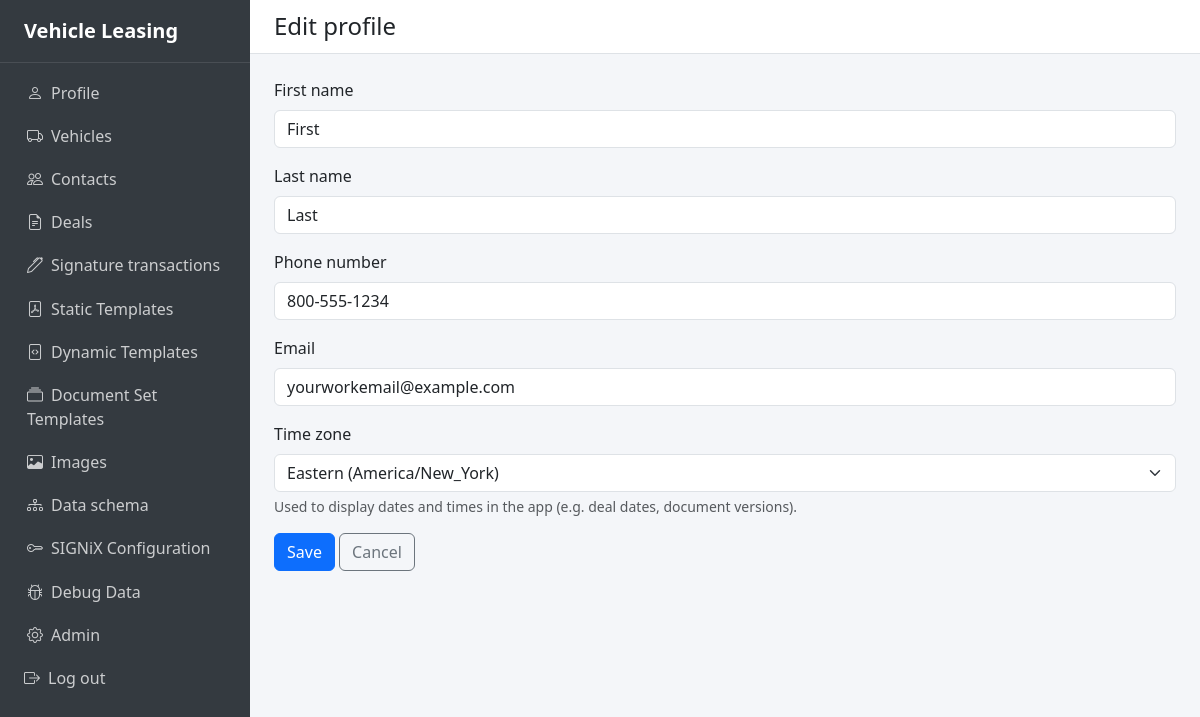
Page /profile/edit/ (signed in) on the committed database.
### apps/users/models.py (models this page shows, shortened)
class LeaseOfficerProfile(models.Model):
    user = models.OneToOneField(
        settings.AUTH_USER_MODEL,
        on_delete=models.CASCADE,
        related_name="lease_officer_profile",
    )
    first_name = models.CharField(max_length=150)
    last_name = models.CharField(max_length=150)
    phone_number = models.CharField(max_length=30)
    email = models.EmailField()
    timezone = models.CharField(
        max_length=63,
        choices=TIMEZONE_CHOICES,
        default=DEFAULT_TIMEZONE,
        help_text="Timezone for displaying dates and times in the app (e.g. Eastern).",
    )
    class Meta:
        verbose_name = "Lease officer profile"
        verbose_name_plural = "Lease officer profiles"

### apps/users/views.py (the view)
# urls.py: path("profile/edit/", views.profile_edit, name="profile_edit"),
@login_required
def profile_edit(request):
    profile = get_object_or_404(LeaseOfficerProfile, user=request.user)
    if request.method == "POST":
        form = LeaseOfficerProfileEditForm(request.POST, instance=profile)
        if form.is_valid():
            form.save()
            messages.success(request, "Profile updated successfully.")
            return redirect("users:profile")
    else:
        form = LeaseOfficerProfileEditForm(instance=profile)
    return render(request, "users/profile_edit.html", {"form": form})

### apps/users/forms.py
class LeaseOfficerProfileEditForm(forms.ModelForm):
    class Meta:
        model = LeaseOfficerProfile
        fields = ["first_name", "last_name", "phone_number", "email", "timezone"]

### templates/users/profile_edit.html (shortened to what this page needs)
{% extends "base.html" %}
{% block content_header %}Edit profile{% endblock %}
{% block content %}
<form method="post">
  <div class="mb-3">
    <label for="id_first_name" class="form-label">First name</label>
    <input type="text" name="first_name" id="id_first_name" class="form-control" value="{{ form.first_name.value|default:'' }}" maxlength="150" required>
  </div>
  <div class="mb-3">
    <label for="id_last_name" class="form-label">Last name</label>
    <input type="text" name="last_name" id="id_last_name" class="form-control" value="{{ form.last_name.value|default:'' }}" maxlength="150" required>
  </div>
  <div class="mb-3">
    <label for="id_phone_number" class="form-label">Phone number</label>
    <input type="text" name="phone_number" id="id_phone_number" class="form-control" value="{{ form.phone_number.value|default:'' }}" maxlength="30" required>
  </div>
  <div class="mb-3">
    <label for="id_email" class="form-label">Email</label>
    <input type="email" name="email" id="id_email" class="form-control" value="{{ form.email.value|default:'' }}" required>
  </div>
  <div class="mb-3">
    <label for="id_timezone" class="form-label">Time zone</label>
    <select name="timezone" id="id_timezone" class="form-select">
      {% for value, label in form.fields.timezone.choices %}
      <option value="{{ value }}" {% if form.timezone.value == value %}selected{% endif %}>{{ label }}</option>
      {% endfor %}
    </select>
    <div class="form-text">Used to display dates and times in the app (e.g. deal dates, document versions).</div>
  </div>
  <button type="submit" class="btn btn-primary">Save</button>
  <a href="{% url 'users:profile' %}" class="btn btn-outline-secondary">Cancel</a>
</form>
{% endblock %}

### rows in the picture
LeaseOfficerProfile: first_name "First", last_name "Last", phone_number "800-555-1234", email "yourworkemail@example.com", timezone "Eastern (America/New_York)"
